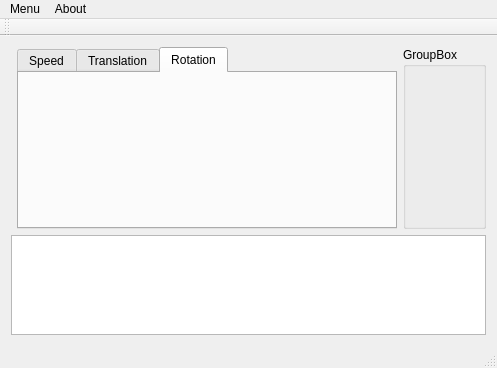
<?xml version="1.0" encoding="UTF-8"?>
<ui version="4.0">
 <class>MainWindow</class>
 <widget class="QMainWindow" name="MainWindow">
  <property name="geometry">
   <rect>
    <x>0</x>
    <y>0</y>
    <width>497</width>
    <height>368</height>
   </rect>
  </property>
  <property name="windowTitle">
   <string>MainWindow</string>
  </property>
  <widget class="QWidget" name="centralWidget">
   <layout class="QGridLayout" name="gridLayout_2">
    <item row="0" column="2">
     <widget class="QGroupBox" name="groupBox">
      <property name="title">
       <string>GroupBox</string>
      </property>
     </widget>
    </item>
    <item row="1" column="0" colspan="3">
     <widget class="QTextEdit" name="textEdit">
      <property name="minimumSize">
       <size>
        <width>0</width>
        <height>50</height>
       </size>
      </property>
      <property name="maximumSize">
       <size>
        <width>16777215</width>
        <height>100</height>
       </size>
      </property>
     </widget>
    </item>
    <item row="0" column="1">
     <widget class="QTabWidget" name="tabWidget">
      <property name="currentIndex">
       <number>2</number>
      </property>
      <widget class="QWidget" name="tab_2">
       <attribute name="title">
        <string>Speed</string>
       </attribute>
      </widget>
      <widget class="QWidget" name="tab">
       <attribute name="title">
        <string>Translation</string>
       </attribute>
      </widget>
      <widget class="QWidget" name="tab_3">
       <attribute name="title">
        <string>Rotation</string>
       </attribute>
      </widget>
     </widget>
    </item>
   </layout>
  </widget>
  <widget class="QMenuBar" name="menuBar">
   <property name="geometry">
    <rect>
     <x>0</x>
     <y>0</y>
     <width>497</width>
     <height>19</height>
    </rect>
   </property>
   <widget class="QMenu" name="menuMenu">
    <property name="title">
     <string>Menu</string>
    </property>
    <addaction name="actionConnectSerial"/>
    <addaction name="actionDisconnect"/>
    <addaction name="actionOpenTerminal"/>
    <addaction name="actionClose"/>
   </widget>
   <widget class="QMenu" name="menuAbout">
    <property name="title">
     <string>About</string>
    </property>
   </widget>
   <addaction name="menuMenu"/>
   <addaction name="menuAbout"/>
  </widget>
  <widget class="QToolBar" name="mainToolBar">
   <attribute name="toolBarArea">
    <enum>TopToolBarArea</enum>
   </attribute>
   <attribute name="toolBarBreak">
    <bool>false</bool>
   </attribute>
  </widget>
  <widget class="QStatusBar" name="statusBar"/>
  <action name="actionConnectSerial">
   <property name="text">
    <string>Connect</string>
   </property>
  </action>
  <action name="actionDisconnect">
   <property name="enabled">
    <bool>false</bool>
   </property>
   <property name="text">
    <string>Disconnect</string>
   </property>
  </action>
  <action name="actionClose">
   <property name="text">
    <string>Close</string>
   </property>
  </action>
  <action name="actionOpenTerminal">
   <property name="enabled">
    <bool>false</bool>
   </property>
   <property name="text">
    <string>Open terminal</string>
   </property>
  </action>
 </widget>
 <layoutdefault spacing="6" margin="11"/>
 <resources/>
 <connections/>
</ui>
